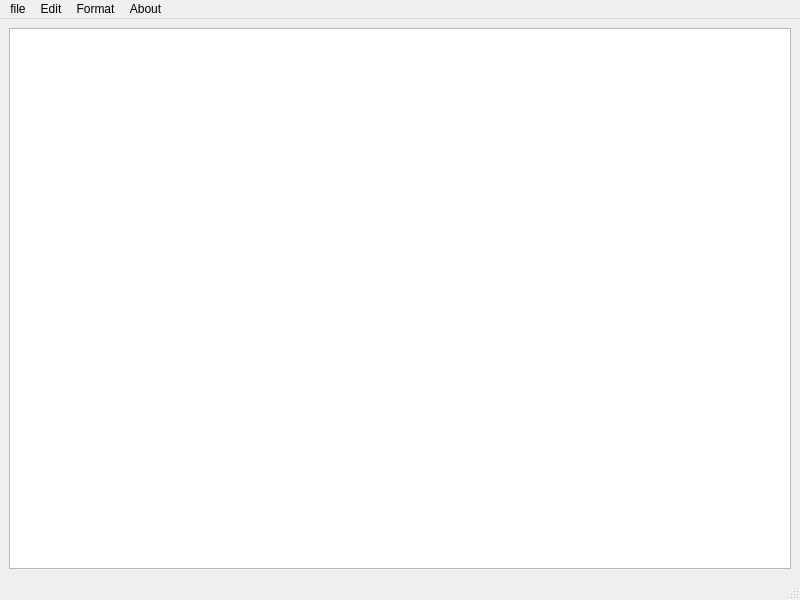
<?xml version="1.0" encoding="UTF-8"?>
<ui version="4.0">
 <class>MainWindow</class>
 <widget class="QMainWindow" name="MainWindow">
  <property name="geometry">
   <rect>
    <x>0</x>
    <y>0</y>
    <width>800</width>
    <height>600</height>
   </rect>
  </property>
  <property name="windowTitle">
   <string>notepad</string>
  </property>
  <widget class="QWidget" name="centralwidget">
   <layout class="QHBoxLayout" name="horizontalLayout">
    <item>
     <widget class="QTextEdit" name="textEdit"/>
    </item>
   </layout>
  </widget>
  <widget class="QMenuBar" name="menubar">
   <property name="geometry">
    <rect>
     <x>0</x>
     <y>0</y>
     <width>800</width>
     <height>22</height>
    </rect>
   </property>
   <widget class="QMenu" name="menufile">
    <property name="title">
     <string>file</string>
    </property>
    <addaction name="actionNew"/>
    <addaction name="actionOpen"/>
    <addaction name="actionSave"/>
    <addaction name="actionPrint"/>
    <addaction name="actionExport_PDf"/>
    <addaction name="actionPreview"/>
    <addaction name="separator"/>
    <addaction name="actionQuit"/>
   </widget>
   <widget class="QMenu" name="menuEdit">
    <property name="title">
     <string>Edit</string>
    </property>
    <addaction name="actionUndo"/>
    <addaction name="actionRedo"/>
    <addaction name="actionCut"/>
    <addaction name="actionCopy"/>
    <addaction name="actionPast"/>
   </widget>
   <widget class="QMenu" name="menuFormat">
    <property name="title">
     <string>Format</string>
    </property>
    <addaction name="actionBold"/>
    <addaction name="actionItalic"/>
    <addaction name="actionUnderline"/>
    <addaction name="separator"/>
    <addaction name="actionLeft"/>
    <addaction name="actionRight"/>
    <addaction name="actionCenter"/>
   </widget>
   <widget class="QMenu" name="menuAbout">
    <property name="title">
     <string>About</string>
    </property>
    <addaction name="actionAbout_App"/>
   </widget>
   <addaction name="menufile"/>
   <addaction name="menuEdit"/>
   <addaction name="menuFormat"/>
   <addaction name="menuAbout"/>
  </widget>
  <widget class="QStatusBar" name="statusbar"/>
  <action name="actionNew">
   <property name="icon">
    <iconset resource="images/resources.qrc">
     <normaloff>:/ressources/new.png</normaloff>:/ressources/new.png</iconset>
   </property>
   <property name="text">
    <string>New</string>
   </property>
   <property name="shortcut">
    <string>Ctrl+N</string>
   </property>
  </action>
  <action name="actionOpen">
   <property name="icon">
    <iconset resource="images/resources.qrc">
     <normaloff>:/ressources/open.png</normaloff>:/ressources/open.png</iconset>
   </property>
   <property name="text">
    <string>Open</string>
   </property>
   <property name="shortcut">
    <string>Ctrl+O</string>
   </property>
  </action>
  <action name="actionSave">
   <property name="icon">
    <iconset resource="images/resources.qrc">
     <normaloff>:/ressources/save.png</normaloff>:/ressources/save.png</iconset>
   </property>
   <property name="text">
    <string>Save</string>
   </property>
   <property name="shortcut">
    <string>Ctrl+S</string>
   </property>
  </action>
  <action name="actionPrint">
   <property name="icon">
    <iconset resource="images/resources.qrc">
     <normaloff>:/ressources/print.png</normaloff>:/ressources/print.png</iconset>
   </property>
   <property name="text">
    <string>Print</string>
   </property>
   <property name="shortcut">
    <string>Ctrl+P</string>
   </property>
  </action>
  <action name="actionExport_PDf">
   <property name="icon">
    <iconset resource="images/resources.qrc">
     <normaloff>:/ressources/printprev.png</normaloff>:/ressources/printprev.png</iconset>
   </property>
   <property name="text">
    <string>Print Preview</string>
   </property>
   <property name="shortcut">
    <string>Ctrl+Shift+P</string>
   </property>
  </action>
  <action name="actionPreview">
   <property name="icon">
    <iconset resource="images/resources.qrc">
     <normaloff>:/ressources/pdf.png</normaloff>:/ressources/pdf.png</iconset>
   </property>
   <property name="text">
    <string>Export PDF</string>
   </property>
   <property name="shortcut">
    <string>Ctrl+I</string>
   </property>
  </action>
  <action name="actionQuit">
   <property name="icon">
    <iconset resource="images/resources.qrc">
     <normaloff>:/ressources/exit.png</normaloff>:/ressources/exit.png</iconset>
   </property>
   <property name="text">
    <string>Quit</string>
   </property>
   <property name="shortcut">
    <string>Ctrl+Q</string>
   </property>
  </action>
  <action name="actionUndo">
   <property name="icon">
    <iconset resource="images/resources.qrc">
     <normaloff>:/ressources/undo.png</normaloff>:/ressources/undo.png</iconset>
   </property>
   <property name="text">
    <string>Undo</string>
   </property>
   <property name="shortcut">
    <string>Ctrl+Z</string>
   </property>
  </action>
  <action name="actionRedo">
   <property name="icon">
    <iconset resource="images/resources.qrc">
     <normaloff>:/ressources/redo.png</normaloff>:/ressources/redo.png</iconset>
   </property>
   <property name="text">
    <string>Redo</string>
   </property>
   <property name="shortcut">
    <string>Ctrl+Y</string>
   </property>
  </action>
  <action name="actionCut">
   <property name="icon">
    <iconset resource="images/resources.qrc">
     <normaloff>:/ressources/cut.png</normaloff>:/ressources/cut.png</iconset>
   </property>
   <property name="text">
    <string>Cut</string>
   </property>
   <property name="shortcut">
    <string>Ctrl+X</string>
   </property>
  </action>
  <action name="actionCopy">
   <property name="icon">
    <iconset resource="images/resources.qrc">
     <normaloff>:/ressources/copy.png</normaloff>:/ressources/copy.png</iconset>
   </property>
   <property name="text">
    <string>Copy</string>
   </property>
   <property name="shortcut">
    <string>Ctrl+C</string>
   </property>
  </action>
  <action name="actionPast">
   <property name="icon">
    <iconset resource="images/resources.qrc">
     <normaloff>:/ressources/paste.png</normaloff>:/ressources/paste.png</iconset>
   </property>
   <property name="text">
    <string>Past</string>
   </property>
   <property name="shortcut">
    <string>Ctrl+V</string>
   </property>
  </action>
  <action name="actionBold">
   <property name="icon">
    <iconset resource="images/resources.qrc">
     <normaloff>:/ressources/bold.png</normaloff>:/ressources/bold.png</iconset>
   </property>
   <property name="text">
    <string>Bold</string>
   </property>
   <property name="shortcut">
    <string>Ctrl+B</string>
   </property>
  </action>
  <action name="actionItalic">
   <property name="icon">
    <iconset resource="images/resources.qrc">
     <normaloff>:/ressources/italic.png</normaloff>:/ressources/italic.png</iconset>
   </property>
   <property name="text">
    <string>Italic</string>
   </property>
   <property name="shortcut">
    <string>Ctrl+I</string>
   </property>
  </action>
  <action name="actionUnderline">
   <property name="icon">
    <iconset resource="images/resources.qrc">
     <normaloff>:/ressources/underline.png</normaloff>:/ressources/underline.png</iconset>
   </property>
   <property name="text">
    <string>Underline</string>
   </property>
   <property name="shortcut">
    <string>Ctrl+U</string>
   </property>
  </action>
  <action name="actionLeft">
   <property name="icon">
    <iconset resource="images/resources.qrc">
     <normaloff>:/ressources/left.png</normaloff>:/ressources/left.png</iconset>
   </property>
   <property name="text">
    <string>Left</string>
   </property>
   <property name="shortcut">
    <string>Ctrl+Shift+L</string>
   </property>
  </action>
  <action name="actionRight">
   <property name="icon">
    <iconset resource="images/resources.qrc">
     <normaloff>:/ressources/right.png</normaloff>:/ressources/right.png</iconset>
   </property>
   <property name="text">
    <string>Right</string>
   </property>
   <property name="shortcut">
    <string>Ctrl+Shift+R</string>
   </property>
  </action>
  <action name="actionCenter">
   <property name="icon">
    <iconset resource="images/resources.qrc">
     <normaloff>:/ressources/center.png</normaloff>:/ressources/center.png</iconset>
   </property>
   <property name="text">
    <string>Center</string>
   </property>
   <property name="shortcut">
    <string>Ctrl+Shift+C</string>
   </property>
  </action>
  <action name="actionAbout_App">
   <property name="icon">
    <iconset resource="images/resources.qrc">
     <normaloff>:/ressources/about.png</normaloff>:/ressources/about.png</iconset>
   </property>
   <property name="text">
    <string>About App</string>
   </property>
  </action>
 </widget>
 <resources>
  <include location="images/resources.qrc"/>
 </resources>
 <connections/>
</ui>
